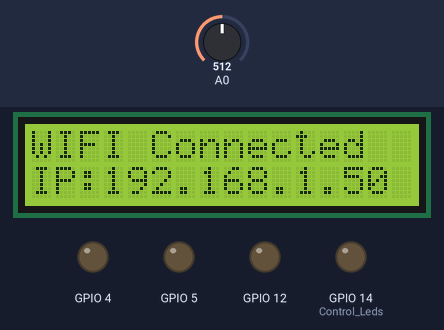
Bench run of a sketch on a simulated ESP8266 (NodeMCU). Parts: 16×2 character LCD, output pins drawn as LEDs (lit = HIGH). Inputs (shaded band) come from the test bench; at power-on: A0 = 512.

Above: at 3.2 s.
At 4.4 s:
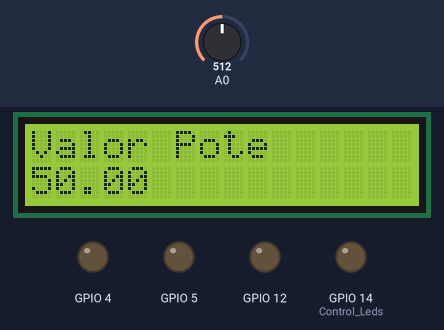
4.5 s: A0 set to 716
At 6.1 s:
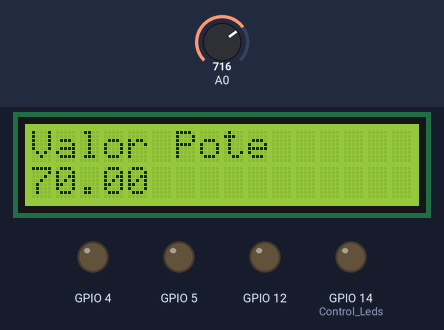
6.5 s: A0 set to 900
At 8.1 s:
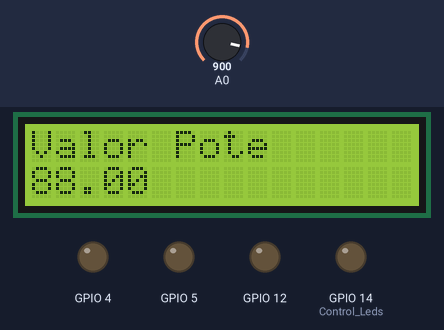
8.9 s: A0 set to 1023
At 11.3 s:
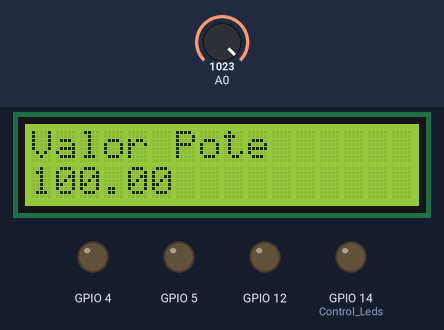
Timing chart, 0 to 12.8 s (numbered marks = the images above; inputs shaded):
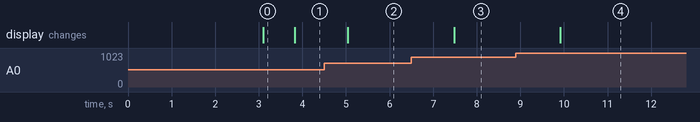

Measured:
- after the input at 4.5 s, the display: changes after 0.54 s (image 2)
- after the input at 6.5 s, the display: changes after 0.98 s (image 3)
- after the input at 8.9 s, the display: changes after 1.0 s (image 4)
- what the display in image 0 shows lasts 0.7 s, from 3.1 s to 3.8 s

The sketch:

thinger_io_2.0.ino
```cpp
#include <ESP8266WiFi.h>
#include <ThingerESP8266.h>
#include <LiquidCrystal_I2C.h>

#define USERNAME "juanchitrimaker"
#define DEVICE_ID "ESP8266_POTE"
#define DEVICE_CREDENTIAL "tTmaE7H$hTBr"
#define LATITUDE "-58.430916"
#define LONGITUDE "-34.593215"

#define LATITUDE2 "58.430916"
#define LONGITUDE2 "-34.593215"

#define LATITUDE3 "-58.430916"
#define LONGITUDE3 "34.593215"


#define SSID_WiFi "Wideo"
#define SSID_PASSWORD "churnparamkt<5%"

ThingerESP8266 thing(USERNAME, DEVICE_ID, DEVICE_CREDENTIAL);

int variable=0,leds=0, i=0;
float total=0;
String val,latitude,longitude,Send;
const char* host = "api.thinger.io";

// Set the LCD address to 0x27 for a 16 chars and 2 line display
LiquidCrystal_I2C lcd(0x27,20,4);

void Control_Leds(void);
void POST(void);

void setup() {

  pinMode(5,OUTPUT);
  pinMode(4,OUTPUT);
  pinMode(14,OUTPUT);
  pinMode(12,OUTPUT);

  digitalWrite(4,LOW);
  digitalWrite(5,LOW);
  digitalWrite(12,LOW);
  digitalWrite(14,LOW);
  latitude = LATITUDE;
  longitude = LONGITUDE;
  thing.add_wifi(SSID_WiFi, SSID_PASSWORD);

  // digital pin control example (i.e. turning on/off a light, a relay, configuring a parameter, etc)
  thing["led"] <<  digitalPin(14);
  // allow reading potenciometro
  //thing["percent"] >> [](pson& out){ out = map(analogRead(A0), 0, 1023, 0, 100);};

  //GPS Location
  thing["location"] >> [](pson& out){out["lat"] = latitude; out["lon"] = longitude;};

  //Set LCD
  Wire.begin(2,0);
  lcd.begin(16,2);
  lcd.setBacklight(LCD_BACKLIGHT);
  lcd.home();
  lcd.print("IoT Example");
  delay(3000);

  //Put INFO LCD
  lcd.setCursor(0, 0);
  lcd.print("WIFI Connected");
  lcd.setCursor(0, 1);
  lcd.print("IP:"); // Start Print Test to Line 2
  lcd.print(WiFi.localIP());

}

void loop() {
   //thing.handle();
   POST();
   variable = analogRead(A0);
   total = map(variable, 0, 1023, 0, 100);  // convertir a porcentaje

   val = String(total);
   //sprintf(val, "%f", total);
   //Put INFO LCD
   lcd.clear();
   lcd.setCursor(0, 0);
   lcd.print("Valor Pote");
   lcd.setCursor(0, 1);
   lcd.print(val);

   delay(500);
   if(i >= 25 && i<50){
      latitude = LATITUDE2;
      longitude = LONGITUDE2;
   }
   if(i >= 50){
      latitude = LATITUDE3;
      longitude = LONGITUDE3;
   }
   Control_Leds();


}

void Control_Leds(){

  if(digitalRead(14) == HIGH){
    switch(i){
      case 10:  digitalWrite(4,HIGH);
                digitalWrite(5,LOW);
                digitalWrite(12,LOW);
                break;
      case 20:  digitalWrite(4,LOW);
                digitalWrite(5,HIGH);
                digitalWrite(12,LOW);
                break;
      case 30:  digitalWrite(4,LOW);
                digitalWrite(5,LOW);
                digitalWrite(12,HIGH);
                break;
      case 40:  digitalWrite(4,HIGH);
                digitalWrite(5,HIGH);
                digitalWrite(12,LOW);
                break;
      case 50:  digitalWrite(4,HIGH);
                digitalWrite(5,LOW);
                digitalWrite(12,HIGH);
                break;
      case 60:  i==0;
                break;
      default:  break;
      i++;
    }

  }
  if(digitalRead(14) == LOW){
      digitalWrite(4,LOW);
      digitalWrite(5,LOW);
      digitalWrite(12,LOW);
  }

}


void POST(){


  //Serial.print("connecting to ");
  //Serial.println(host);

  // Use WiFiClient class to create TCP connections
  WiFiClient client;
  const int httpPort = 80;
  if (!client.connect(host, httpPort)) {
    Serial.println("connection failed");
    return;
  }

  // We now create a URI for the request
  //Serial.print("Requesting POST: ");
  // Send request to the server:

  Send = "{\"value\": " + String(map(analogRead(A0), 0, 1023, 0, 100)) + "}";
  String SendLength = String(Send.length(), DEC);


  client.println("POST /v2/users/juanchitrimaker/devices/ESP8266_POTE/percent");
  client.println("Host: api.thinger.io");
  client.print("X-ApiKey: eyJhbGciOiJIUzI1NiIsInR5cCI6IkpXVCJ9.eyJleHAiOjE0ODczNDIwMzIsImlhdCI6MTQ4NzMzNDgzMiwidXNyIjoianVhbmNoaXRyaW1ha2VyIn0._KE3AnH0xF6pe4h2eXSdKrapXlWHRzorD4gLYrBy5Xk\r\n"); // Get this from DeviceHub.net
  client.println("Content-Type: application/json");
  client.println("Connection: close");
  client.print("Content-Length: ");
  client.println(SendLength);
  client.println();
  client.print(Send);
  client.println();
  delay(500);
  client.stop();


  // Read all the lines of the reply from server and print them to Serial
 /* while (client.available()) {
    String line = client.readStringUntil('\r');
    Serial.print(line);
  }
  Serial.println();
  Serial.println("closing connection");
*/}
```
